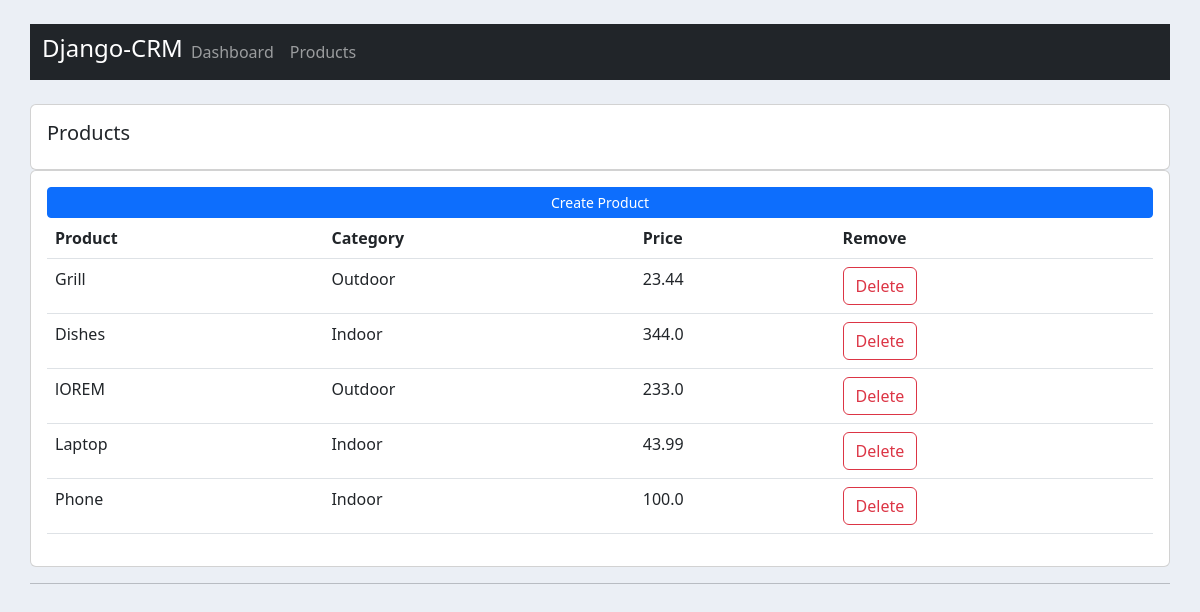
The app's page /products/, older data.
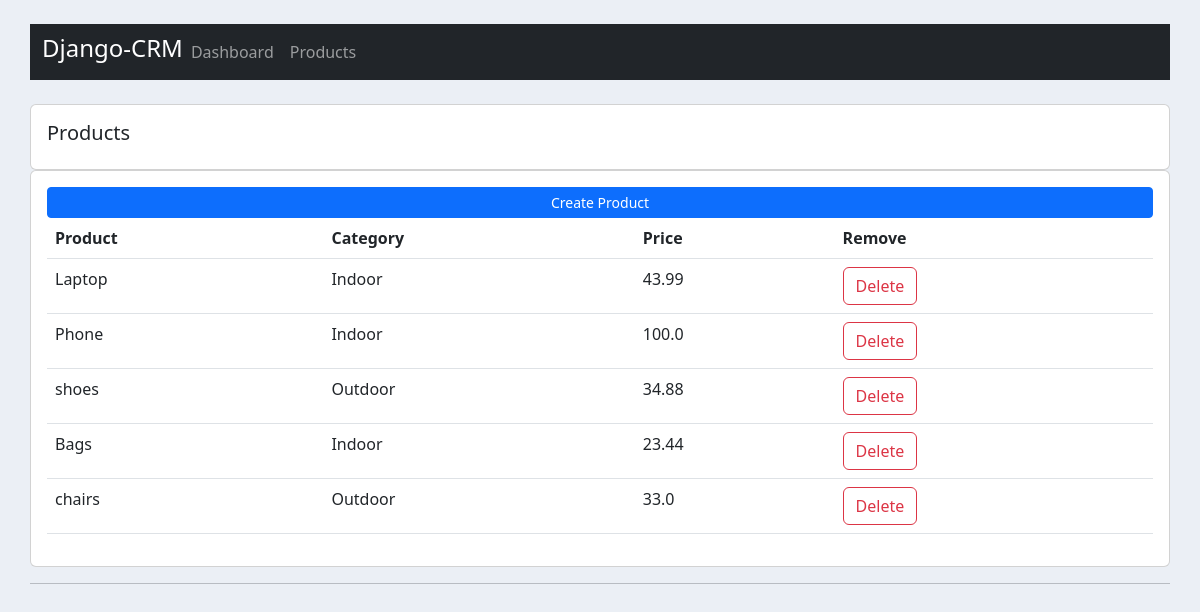
The same page, newer data.
### accounts/models.py (models this page shows, shortened)
class Product(models.Model):
    CATEGORY = (
        ('Indoor','Indoor'),
        ('Outdoor','Outdoor')
    )
    name = models.CharField(max_length=200,null=True)
    price = models.FloatField(null=True)
    category = models.CharField(max_length=200,null=True,choices=CATEGORY)
    description =models.CharField(max_length=200,null=True,blank=True)
    date_created = models.DateTimeField(auto_now_add=True,null=True)
    tags = models.ManyToManyField(Tags)

### accounts/views.py (the view)
# urls.py: path('products/',product,name='products'),
def product(request):
    products = Product.objects.all()
    return render(request,'accounts/products.html',{'products':products})

### accounts/templates/accounts/products.html
{% extends 'accounts/main.html' %}
{% block content%}
<br>
<div class="row">
    <div class="col-md">
        <div class="card card-body">
            <h5>Products</h5>
        </div>
        <div class="card card-body">
          <a href="{% url 'create-product' %}" class="btn btn-primary btn-sm btn-block">Create Product</a>
          <table class="table">
            <tr>
                <th>Product</th>
                <th>Category</th>
                <th>Price</th>
                <th>Remove</th>
            </tr>
          {% for i in products %}
          <tr>
           <td> {{i.name}}</td>
           <td> {{i.category}}</td>
           <td> {{i.price}}</td>
           <td>
            <a href="{% url 'delete-product' i.id %}" class="btn btn-outline-danger ">Delete</a>
        </td>
          </tr>
          {% endfor %}
          </table>
        </div>
    </div>
</div>
{% endblock %}

### accounts/templates/accounts/main.html (shortened to what this page needs)
{% load static %}
<!DOCTYPE html>
<html lang="en">
  <head>
    <link
      href="https://cdn.jsdelivr.net/npm/bootstrap@5.3.0/dist/css/bootstrap.min.css"
      rel="stylesheet"
    />
    <link rel="stylesheet" href="{% static 'css/main.css' %}" />
  </head>
  <body class="">
    {% include 'accounts/navbar.html' %} {% block content%} {% endblock %}
    <hr />
  </body>
</html>

### accounts/templates/accounts/navbar.html (shortened to what this page needs)
{% load static %}
{% block content%}
<br>
<nav class="navbar navbar-expand-lg navbar-dark bg-dark">
    <div class="container-fluid">
      <h4 class="text-white">Django-CRM</h4>
      <div class="collapse navbar-collapse" id="navbarNav">
        <ul class="navbar-nav">
          <li class="nav-item">
            <a class="nav-link "  href="/">Dashboard</a>
          </li>
          <li class="nav-item">
            <a class="nav-link" href="/products">Products</a>
          </li>
        </ul>
      </div>
    </div>
  </nav>
{% endblock %}

### accounts/templates/accounts/main.html (style rules this page uses)
body { background-color: #ebeff5; }
body { margin: 0 30px 30px; }
a { text-decoration: none; }

Row changes from the older to the newer data that the page shows:
removed Product: name "Grill", category "Outdoor", price "23.44"
removed Product: name "Dishes", category "Indoor", price "344.0"
removed Product: name "lOREM", category "Outdoor", price "233.0"
added Product: name "shoes", category "Outdoor", price "34.88"
added Product: name "Bags", category "Indoor", price "23.44"
added Product: name "chairs", category "Outdoor", price "33.0"
